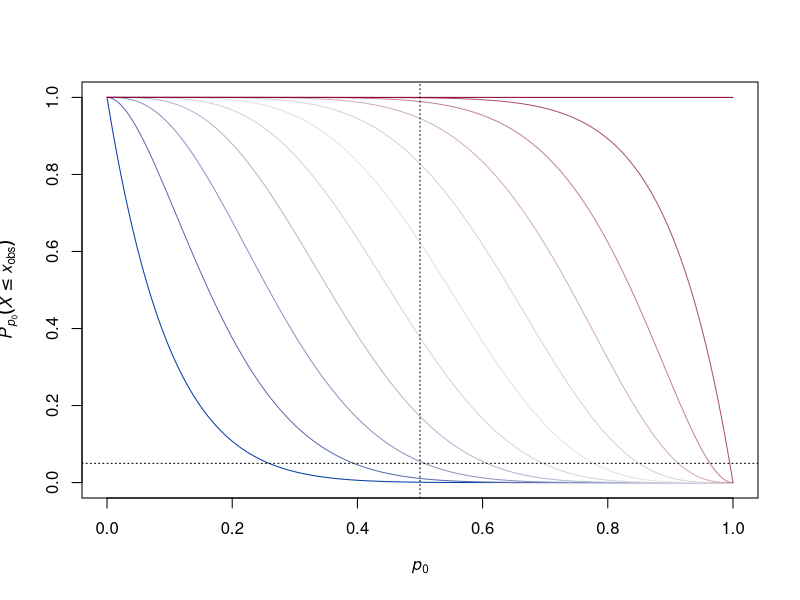
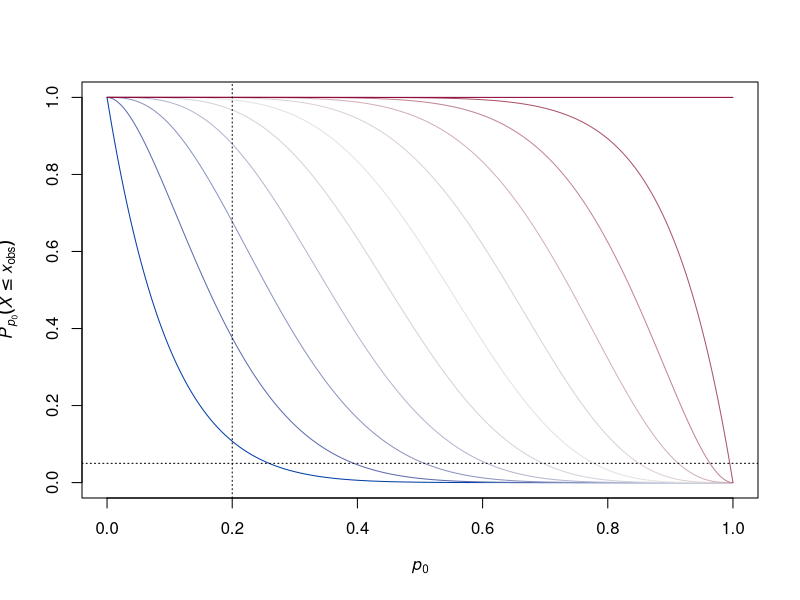
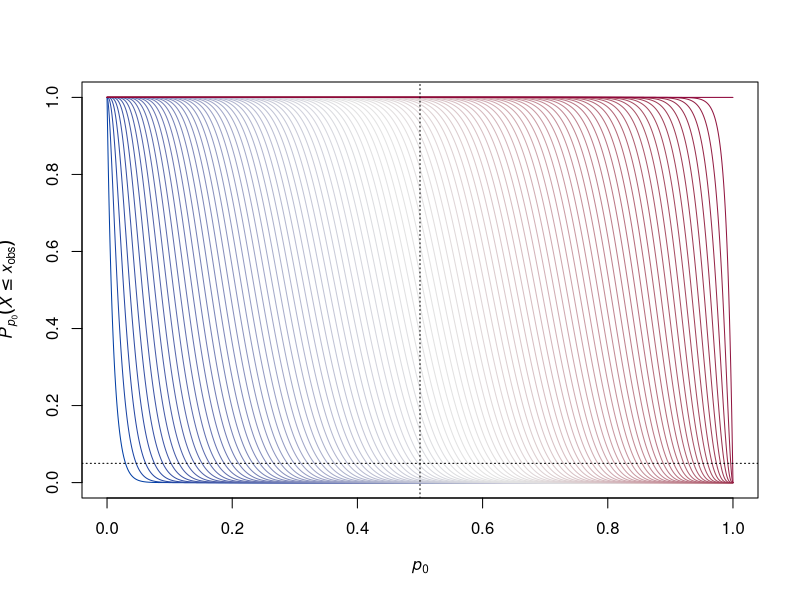
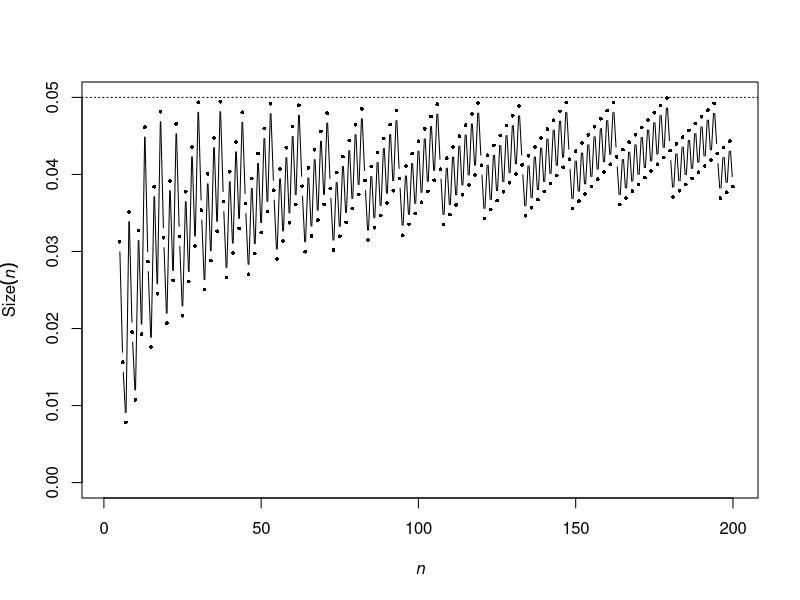
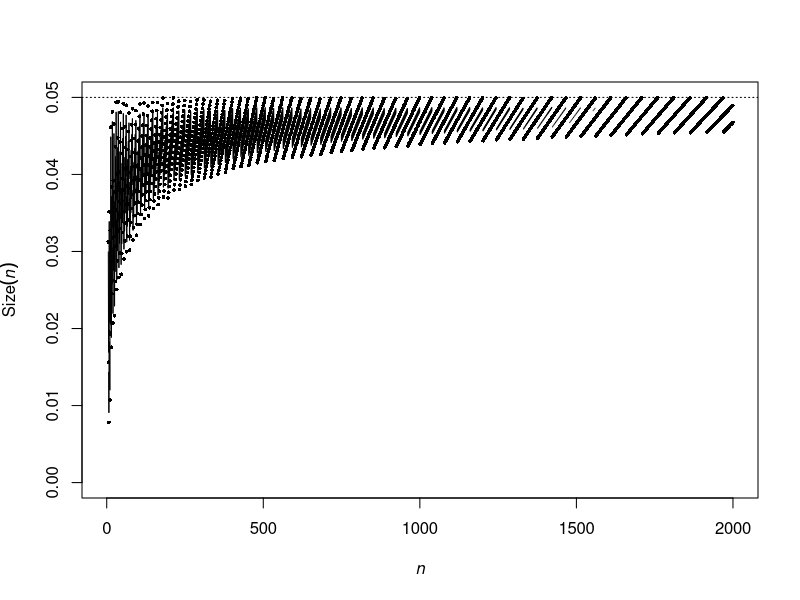

Reproduce these figures in R, in order.
## ---- chunk 1
p.value.plot <- function(n, alpha = 0.05, p0 = 1/2){
  xs <- 0:n

  cols <- colorspace::diverge_hcl(length(xs))
  
  plot(0, 0, cex = 0, xlim = c(0, 1), ylim = c(0, 1),
       xlab = expression(italic(p[0])),
       ylab = expression(italic(P)[italic(p)[0]](italic(X) <= italic(x)[obs])))
  for (x.ind in 1:length(xs)){
    x <- xs[x.ind]
    curve(pbinom(x, n, p), 
          xname = 'p', add = TRUE, col = cols[x.ind],
          n = 2001)
  }
  abline(h = alpha, v = p0, lty = 3)
}
## ---- chunk 2
n <- 10
p.value.plot(n)
## ---- chunk 3
pbinom(1, n, 1/2) # A wee bit too big
## ---- chunk 4
pbinom(2, n, 1/2) # A wee bit too small
## ---- chunk 5
p.value.plot(n, p0 = 0.2)
## ---- chunk 6
n <- 100
p.value.plot(n)
## ---- chunk 7
xs <- 0:n
Ps <- pbinom(xs, n, 1/2)

x.star <- tail(xs[which(Ps <= 0.05)], 1)
## ---- chunk 8
pbinom(x.star, n, 1/2)
## ---- chunk 9
pbinom(x.star+1, n, 1/2)
## ---- chunk 10
find.size = function(n, alpha = 0.05, p0 = 1/2){
  xs <- 0:n
  Ps <- pbinom(xs, n, p0)
  
  tail(Ps[Ps <= alpha], 1)
}

find.size <- Vectorize(find.size, vectorize.args = 'n')

ns <- 1:200

plot(ns, find.size(ns), ylim = c(0, 0.05), type = 'b', pch = 16, cex = 0.5,
     xlab = expression(italic(n)), ylab = expression(Size(italic(n))))
abline(h = 0.05, lty = 3)
## ---- chunk 11
ns <- 1:2000

plot(ns, find.size(ns), ylim = c(0, 0.05), type = 'b', pch = 16, cex = 0.5,
     xlab = expression(italic(n)), ylab = expression(Size(italic(n))))
abline(h = 0.05, lty = 3)
